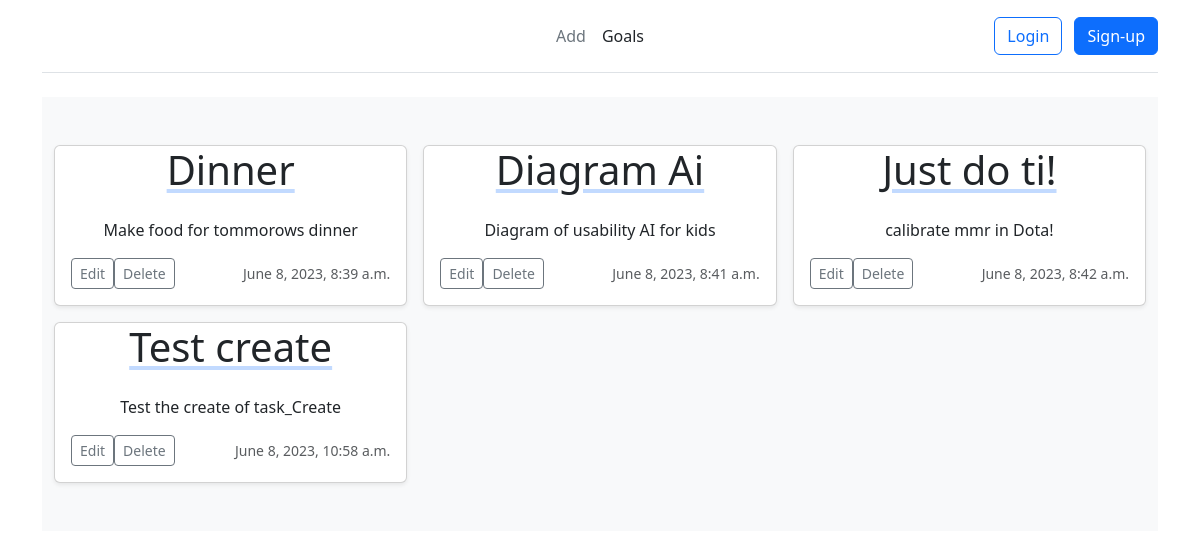
The page / on the database its author committed.
### todo/models.py (models this page shows, shortened)
class ToDoItem(models.Model):
    task_title = models.CharField(max_length=100)
    description = models.TextField(help_text="Ваше задание", blank=True)
    created_date = models.DateTimeField(auto_now_add=True)
    due_date = models.DateTimeField(default=one_week_hence)
    todo_list = models.ForeignKey(ToDoList, on_delete=models.CASCADE)
    class Meta:
        ordering = ["due_date"]

### todo/views.py (the view)
# urls.py: path("",index ,name='index'),
def index(request):
    tasks = ToDoItem.objects.all()
    lists = ToDoList.objects.all()
    context = {
        'tasks':tasks,
        'lists':lists
    }
    return render(request, 'todo/index.html', context)

### todo/templates/todo/index.html (shortened to what this page needs)
{% extends "todo/base.html" %}
{% block content %}
<main>
    <div class="album py-5 bg-light">
      <div class="container">
        <div class="row row-cols-1 row-cols-sm-2 row-cols-md-3 g-3">
          {% for task in tasks %}
          <div class="col">
            <div class="card shadow-sm">
              <a class="link-dark link-offset-2 link-underline link-underline-opacity-25" href="{% url 'task_detail' pk=task.pk%}"><h1 class="text-center">{{ task.task_title }}</h1></a>
              <div class="card-body">
                <p class="card-text text-center">{{ task.description }}</p>
                <div class="d-flex justify-content-between align-items-center">
                  <div class="btn-group">
                    <a href="{% url 'task_edit' pk=task.pk %}"><button type="button" class="btn btn-sm btn-outline-secondary">Edit</button></a>
                    <a href="{% url 'task_delete' pk=task.pk %}"><button type="button" class="btn btn-sm btn-outline-secondary" data-toggle="modal" data-target="#exampleModalCenter">Delete</button></a>
                  </div>
                  <small class="text-muted">{{ task.created_date}}</small>
          </div>
        </div>
      </div>
    </div>
          {% endfor %}
  </main>
  {%endblock%}

### todo/templates/todo/base.html (shortened to what this page needs)
<!DOCTYPE html>
<html lang="en">
<head>
    <link href="https://cdn.jsdelivr.net/npm/bootstrap@5.3.0-alpha1/dist/css/bootstrap.min.css" rel="stylesheet">
</head>
<body>
    <div class="container">
        <header class="d-flex flex-wrap align-items-center justify-content-center justify-content-md-between py-3 mb-4 border-bottom">
          <a href="/" class="d-flex align-items-center col-md-3 mb-2 mb-md-0 text-dark text-decoration-none">
            <svg class="bi me-2" width="40" height="32" role="img" aria-label="Bootstrap"><use xlink:href="#bootstrap"></use></svg>
          </a>
          <ul class="nav col-12 col-md-auto mb-2 justify-content-center mb-md-0">
            <li><a href="{% url 'task_create' %}" class="nav-link px-2 link-secondary">Add</a></li>
            <li><a href="{% url 'index'%}" class="nav-link px-2 link-dark">Goals</a></li>
          </ul>
          <div class="col-md-3 text-end">
            <button type="button" class="btn btn-outline-primary me-2">Login</button>
            <button type="button" class="btn btn-primary">Sign-up</button>
          </div>
        </header>
{% block content %}
{% endblock %}
</body>
</html>

### rows shown on the page
ToDoItem: task_title "Dinner", description "Make food for tommorows dinner", created_date "June 8, 2023, 8:39 a.m."
ToDoItem: task_title "Diagram Ai", description "Diagram of usability AI for kids", created_date "June 8, 2023, 8:41 a.m."
ToDoItem: task_title "Just do ti!", description "calibrate mmr in Dota!", created_date "June 8, 2023, 8:42 a.m."
ToDoItem: task_title "Test create", description "Test the create of task_Create", created_date "June 8, 2023, 10:58 a.m."
